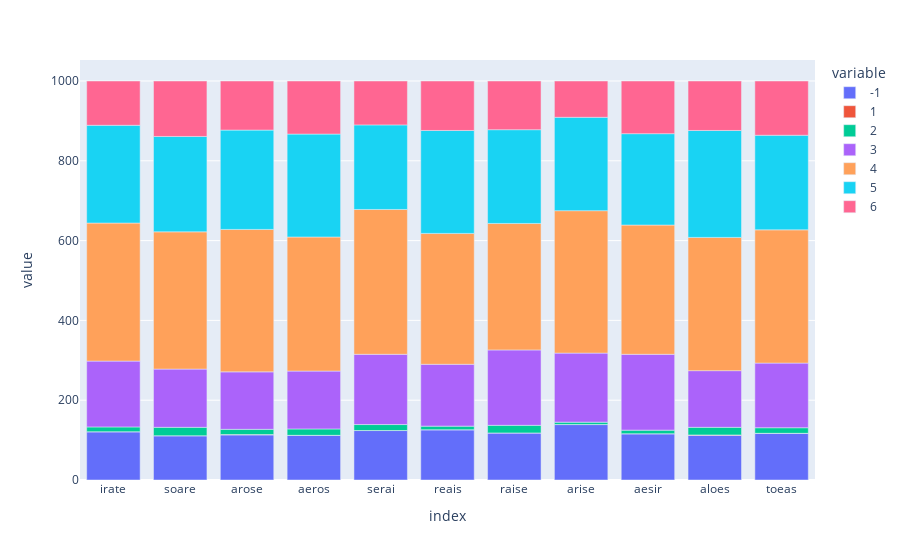

This figure's notebook cell:
### Code cell
px.bar(df)

### Figure 1 — Plotly figure (JSON) as saved in the notebook; plotly's stock layout.template omitted (floating-point values rounded to 4 significant figures)
{"data": [{"alignmentgroup": "True", "hovertemplate": "variable=-1<br>index=%{x}<br>value=%{y}<extra></extra>", "legendgroup": "-1", "marker": {"color": "#636efa", "pattern": {"shape": ""}}, "name": "-1", "offsetgroup": "-1", "orientation": "v", "showlegend": true, "textposition": "auto", "type": "bar", "x": ["irate", "soare", "arose", "aeros", "serai", "reais", "raise", "arise", "aesir", "aloes", "toeas"], "xaxis": "x", "y": [121, 111, 113, 112, 124, 126, 118, 139, 116, 112, 117], "yaxis": "y"}, {"alignmentgroup": "True", "hovertemplate": "variable=1<br>index=%{x}<br>value=%{y}<extra></extra>", "legendgroup": "1", "marker": {"color": "#EF553B", "pattern": {"shape": ""}}, "name": "1", "offsetgroup": "1", "orientation": "v", "showlegend": true, "textposition": "auto", "type": "bar", "x": ["irate", "soare", "arose", "aeros", "serai", "reais", "raise", "arise", "aesir", "aloes", "toeas"], "xaxis": "x", "y": [0, 0, 1, 0, 0, 0, 0, 0, 0, 1, 0], "yaxis": "y"}, {"alignmentgroup": "True", "hovertemplate": "variable=2<br>index=%{x}<br>value=%{y}<extra></extra>", "legendgroup": "2", "marker": {"color": "#00cc96", "pattern": {"shape": ""}}, "name": "2", "offsetgroup": "2", "orientation": "v", "showlegend": true, "textposition": "auto", "type": "bar", "x": ["irate", "soare", "arose", "aeros", "serai", "reais", "raise", "arise", "aesir", "aloes", "toeas"], "xaxis": "x", "y": [12, 21, 13, 16, 15, 9, 19, 6, 9, 19, 14], "yaxis": "y"}, {"alignmentgroup": "True", "hovertemplate": "variable=3<br>index=%{x}<br>value=%{y}<extra></extra>", "legendgroup": "3", "marker": {"color": "#ab63fa", "pattern": {"shape": ""}}, "name": "3", "offsetgroup": "3", "orientation": "v", "showlegend": true, "textposition": "auto", "type": "bar", "x": ["irate", "soare", "arose", "aeros", "serai", "reais", "raise", "arise", "aesir", "aloes", "toeas"], "xaxis": "x", "y": [165, 146, 144, 145, 176, 155, 189, 173, 190, 142, 162], "yaxis": "y"}, {"alignmentgroup": "True", "hovertemplate": "variable=4<br>index=%{x}<br>value=%{y}<extra></extra>", "legendgroup": "4", "marker": {"color": "#FFA15A", "pattern": {"shape": ""}}, "name": "4", "offsetgroup": "4", "orientation": "v", "showlegend": true, "textposition": "auto", "type": "bar", "x": ["irate", "soare", "arose", "aeros", "serai", "reais", "raise", "arise", "aesir", "aloes", "toeas"], "xaxis": "x", "y": [346, 344, 357, 336, 363, 328, 317, 357, 324, 334, 334], "yaxis": "y"}, {"alignmentgroup": "True", "hovertemplate": "variable=5<br>index=%{x}<br>value=%{y}<extra></extra>", "legendgroup": "5", "marker": {"color": "#19d3f3", "pattern": {"shape": ""}}, "name": "5", "offsetgroup": "5", "orientation": "v", "showlegend": true, "textposition": "auto", "type": "bar", "x": ["irate", "soare", "arose", "aeros", "serai", "reais", "raise", "arise", "aesir", "aloes", "toeas"], "xaxis": "x", "y": [245, 239, 249, 258, 212, 258, 235, 234, 229, 268, 237], "yaxis": "y"}, {"alignmentgroup": "True", "hovertemplate": "variable=6<br>index=%{x}<br>value=%{y}<extra></extra>", "legendgroup": "6", "marker": {"color": "#FF6692", "pattern": {"shape": ""}}, "name": "6", "offsetgroup": "6", "orientation": "v", "showlegend": true, "textposition": "auto", "type": "bar", "x": ["irate", "soare", "arose", "aeros", "serai", "reais", "raise", "arise", "aesir", "aloes", "toeas"], "xaxis": "x", "y": [111, 139, 123, 133, 110, 124, 122, 91, 132, 124, 136], "yaxis": "y"}], "layout": {"barmode": "relative", "legend": {"title": {"text": "variable"}, "tracegroupgap": 0}, "margin": {"t": 60}, "xaxis": {"anchor": "y", "domain": [0, 1], "title": {"text": "index"}}, "yaxis": {"anchor": "x", "domain": [0, 1], "title": {"text": "value"}}}}
